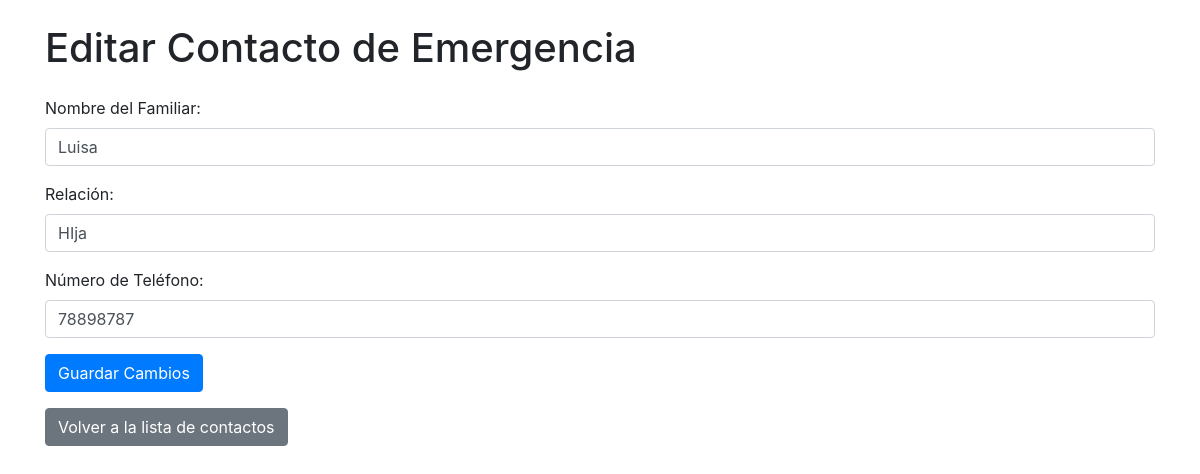
The page /ancianos/contactos/editar/1/ on the database its author committed.
### CatedraAdultoMayor/models.py (models this page shows, shortened)
class ContactoEmergencia(models.Model):
    anciano = models.ForeignKey(Anciano, on_delete=models.CASCADE, related_name='contactos')
    nombre_familiar = models.CharField(max_length=100)
    relacion = models.CharField(max_length=50)
    numero_telefono = models.CharField(max_length=15)

### CatedraAdultoMayor/views.py (the view)
# urls.py: path('contactos/editar/<int:id>/', views.editar_contacto, name='editar_contacto'),
def editar_contacto(request, id):
    contacto = get_object_or_404(ContactoEmergencia, id=id)
    if request.method == 'POST':
        contacto.nombre_familiar = request.POST.get('nombre_familiar')
        contacto.relacion = request.POST.get('relacion')
        contacto.numero_telefono = request.POST.get('numero_telefono')
        contacto.save()
        return redirect('lista_contactos', anciano_id=contacto.anciano.id)
    return render(request, 'editar_contacto.html', {'contacto': contacto})

### CatedraAdultoMayor/templates/editar_contacto.html (shortened to what this page needs)
<!DOCTYPE html>
<html lang="en">
<head>
    <link href="https://stackpath.bootstrapcdn.com/bootstrap/4.5.2/css/bootstrap.min.css" rel="stylesheet">
</head>
<body class="container">
    <h1 class="my-4">Editar Contacto de Emergencia</h1>
    <form method="POST">
        <div class="form-group">
            <label for="nombre_familiar">Nombre del Familiar:</label>
            <input type="text" class="form-control" id="nombre_familiar" name="nombre_familiar" value="{{ contacto.nombre_familiar }}" required>
        </div>
        <div class="form-group">
            <label for="relacion">Relación:</label>
            <input type="text" class="form-control" id="relacion" name="relacion" value="{{ contacto.relacion }}" required>
        </div>
        <div class="form-group">
            <label for="numero_telefono">Número de Teléfono:</label>
            <input type="text" class="form-control" id="numero_telefono" name="numero_telefono" value="{{ contacto.numero_telefono }}" required>
        </div>
        <button type="submit" class="btn btn-primary">Guardar Cambios</button>
    </form>
    <a href="{% url 'lista_contactos' contacto.anciano.id %}" class="btn btn-secondary mt-3">Volver a la lista de contactos</a>
</body>
</html>

### rows shown on the page
ContactoEmergencia: nombre_familiar "Luisa", relacion "HIja", numero_telefono "78898787"
